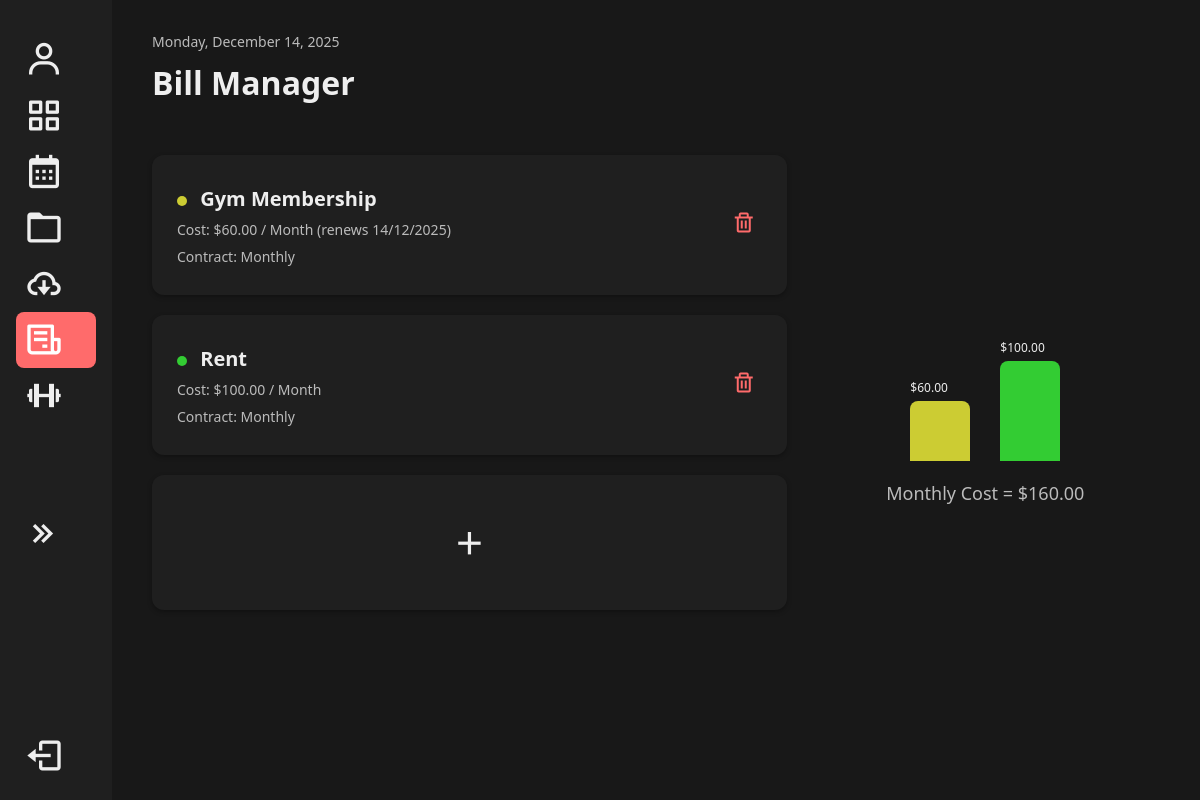
/BillManager/, run on an earlier commit of the app's database.
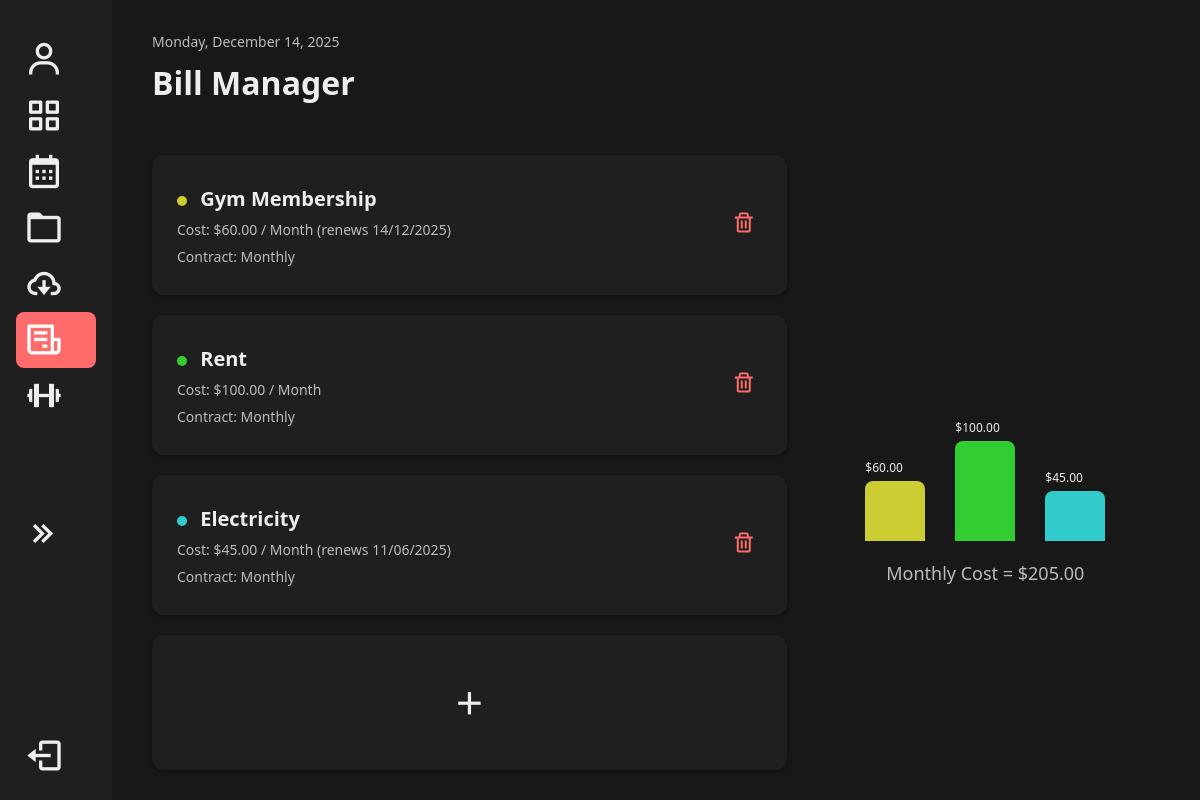
And on a later commit of the database.
### main/models.py (models this page shows, shortened)
class Bill(models.Model):
    name = models.CharField(max_length=100)
    cost = models.DecimalField(max_digits=10, decimal_places=2)
    renewal_date = models.DateField(null=True, blank=True)
    contract_type = models.CharField(max_length=50, default='NA')
    STATUS_CHOICES = [
        ('active', 'Active'),
        ('suspended', 'Suspended'),
        ('canceled', 'Canceled'),
    ]
    status = models.CharField(max_length=10, choices=STATUS_CHOICES)

### main/views.py (the view)
# urls.py: path('BillManager/', views.BillManager, name='BillManager'),
def BillManager(request):
    bills = Bill.objects.all()
    total_cost = sum(b.cost for b in bills)
    bills_with_colors = [
        {
            "obj": bill,
            "hue": (index + 1) * 60
        }
        for index, bill in enumerate(bills)
    ]
    return render(request, 'BillManager.html', {
        'bills': bills_with_colors,
        'total_cost': total_cost
    })

### main/templates/BillManager.html (shortened to what this page needs)
<!DOCTYPE html>
<html lang="en">
<head>
  {% load static %}
  <link rel="stylesheet" href="{% static 'index.css' %}?v=2">
  <link href='https://unpkg.com/boxicons@2.1.4/css/boxicons.min.css' rel='stylesheet'>
</head>
<body>
  <div class="container">
    <aside>
      <nav class="nav">
        <ul class="nav-links">
          <li>
            <a href="{% url 'UserProfile' %}" {% if request.resolver_match.url_name == 'TaskManager' %}{% endif %}>
              <i class='bx bx bx-user'></i><span><strong>{{ user.username }}</strong></span>
            </a>
          </li>
          <li>
            <a href="{% url 'TaskManager' %}" {% if request.resolver_match.url_name == 'TaskManager' %}class="active"{% endif %}>
              <i class='bx bx-grid-alt'></i><span>Task Manager</span>
            </a>
          </li>
          <li>
            <a href="{% url 'calender' %}" {% if request.resolver_match.url_name == 'calender' %}class="active"{% endif %}>
              <i class='bx bx-calendar'></i><span>Calendar</span>
            </a>
          </li>
          <li>
            <a href="{% url 'confirm_password' %}" {% if request.resolver_match.url_name == 'DocumentStorage' %}class="active"{% endif %}>
              <i class='bx bx-folder'></i><span>Document Manager</span>
            </a>
          </li>
          <li>
            <a href="{% url 'Subscription' %}" {% if request.resolver_match.url_name == 'Subscription' %}class="active"{% endif %}>
              <i class='bx bx-cloud-download'></i><span>Subscription Tracker</span>
            </a>
          </li>
          <li>
            <a href="{% url 'BillManager' %}" {% if request.resolver_match.url_name == 'BillManager' %}class="active"{% endif %}>
              <i class='bx bx-receipt'></i><span>Bill Manager</span>
            </a>
          </li>
          <li>
            <a href="{% url 'HealthManager' %}" {% if request.resolver_match.url_name == 'HealthManager' %}class="active"{% endif %}>
              <i class='bx bx-dumbbell'></i><span>Health Manager</span>
            </a>
          </li>
        </ul>
        <div class="collapse-btn">
          <a href="#" data-resize-btn>
            <i class='bx bx-chevrons-right'></i><span>Collapse</span>
          </a>
        </div>
        <div class="logout-btn">
          <a href="{% url 'login' %}">
            <i class='bx bx-log-out'></i><span>Logout</span>
          </a>
        </div>
      </nav>
    </aside>
    <main class="content">
      <header class="header">
        <div class="date">Monday, December 14, 2025</div>
        <h1>Bill Manager</h1>
      </header>
      <div class="subscription-layout">
        <section class="subscription-list">
          {% for bill in bills %}
          <div class="subscription-item">
            <div class="details">
              <h3>
                <span class="status-dot" style="background-color: hsl({{ bill.hue }}, 60%, 50%)"></span>
                {{ bill.obj.name }}
              </h3>
              <p>Cost: ${{ bill.obj.cost }} / Month
                {% if bill.obj.renewal_date %}(renews {{ bill.obj.renewal_date|date:"d/m/Y" }}){% endif %}
              </p>
              <p>Contract: {{ bill.obj.contract_type }}</p>
            </div>
            <button class="delete-btn" onclick="openConfirmModal({{ bill.obj.id }})">
              <i class='bx bx-trash'></i>
            </button>
          </div>
          {% endfor %}
          <div>
            <a href="{% url 'add_item' 'bill' %}" class="add-btn">
              <i class='bx bx-plus'></i>
            </a>
          </div>
        </section>
        <section class="chart-section">
          <div class="chart">
            {% for bill in bills %}
            <div class="bar"
                style="height: {{ bill.obj.cost|floatformat:0 }}px; background-color: hsl({{ bill.hue }}, 60%, 50%);">
              <span>${{ bill.obj.cost }}</span>
            </div>
            {% endfor %}
          </div>
          <div class="total-cost">Monthly Cost = ${{ total_cost }}</div>
        </section>
      </div>
    </main>
  </div>
</body>
</html>

### main/static/index.css (style rules this page uses)
:root { --primary-color: #FF6B6B; --secondary-color: #4ECDC4; --accent-color: #FFE66D; --background-dark: #181818; --background-light: #1f1f1f; --text-light: #eee; --text-muted: #bbb; --sb-width: 5rem; }
body { margin: 0; font-family: 'Segoe UI', Tahoma, Geneva, Verdana, sans-serif; background: var(--background-dark); color: var(--text-light); }
.container { display: flex; min-height: 100vh; margin-left: calc(var(--sb-width) + 1rem); padding: 0 1.5rem; animation: fadeInPage 1s ease forwards; opacity: 0; transition: margin-left 0.4s ease-in-out; }
aside { position: fixed; inset: 0 auto 0 0; height: 100vh; width: var(--sb-width); background: var(--background-light); transition: width 0.4s ease-in-out; padding: 1rem; overflow-x: hidden; overflow-y: auto; display: flex; flex-direction: column; justify-content: space-between; }
.nav { display: flex; margin-top: auto; flex-direction: column; justify-content: space-between; height: 100%; }
.nav ul { list-style: none; padding: 0; flex: 1; display: flex; flex-direction: column; }
.nav a { display: flex; align-items: center; gap: 1rem; text-decoration: none; font-size: 1.5rem; color: #eee; padding: 0.5rem; border-radius: 0.5rem; transition: background-color 0.3s, justify-content 0.3s; white-space: nowrap; }
.nav a:hover, .nav a.active { background: var(--primary-color); color: white; }
.nav a i { font-size: 2.5rem; }
.nav a[data-resize-btn] i { transition: transform 0.3s ease; }
.logout-btn { width: 100%; display: flex; padding: 2rem 0; }
main.content { flex: 1; padding: 2rem 2rem; display: flex; flex-direction: column; transition: margin-left 0.4s ease; }
.header { text-align: left; margin-bottom: 10px; }
.date { font-size: 14px; color: var(--text-muted); }
h1 { margin-top: 10px; font-size: 32px; }
.chart-section { display: flex; flex-direction: column; align-items: center; margin-bottom: auto; margin-top: auto; }
.chart { display: flex; gap: 30px; align-items: flex-end; height: 200px; margin-bottom: 15px; }
.bar { width: 60px; min-height: 50px; display: flex; justify-content: left; align-items: flex-end; position: relative; border-radius: 8px 8px 0 0; }
.bar span { position: absolute; bottom: calc(100% + 5px); font-size: 12px; margin-bottom: 0; }
.total-cost { font-size: 18px; color: var(--text-muted); margin-top: 5px; }
.subscription-list { display: flex; flex-direction: column; gap: 20px; width: 100%; margin: 0 auto; }
.subscription-layout { display: grid; grid-template-columns: 2fr 1fr; gap: 40px; align-items: flex-start; justify-content: start; margin-top: 20px; }
.subscription-item { background: var(--background-light); padding: 20px 25px; border-radius: 12px; display: flex; justify-content: inherit; align-items: center; min-height: 100px; box-shadow: 0 2px 5px rgba(0, 0, 0, 0.3); }
.details h3 { margin: 0; font-size: 20px; color: var(--text-light); }
.details p { margin: 8px 0 0; font-size: 14px; color: var(--text-muted); }
.logout-btn { margin-top: 150px; padding-top: 1rem; }
.logout-btn a { display: flex; align-items: left; gap: 1rem; text-decoration: none; font-size: 1.5rem; color: #eee; padding: 0.5rem; border-radius: 0.5rem; transition: background-color 0.3s; }
.logout-btn a i { font-size: 2.5rem; }
.status-dot { width: 10px; height: 10px; border-radius: 50%; display: inline-block; margin-right: 8px; }
.add-btn { display: flex; justify-content: center; align-items: center; height: 135px; background-color: var(--background-light); border-radius: 12px; box-shadow: 0 2px 5px rgba(0, 0, 0, 0.3); transition: background 0.3s ease, transform 0.2s ease; text-decoration: none; }
.add-btn i { font-size: 2.4rem; color: var(--text-light); }
.subscription-item { position: relative; display: flex; justify-content: space-between; align-items: center; background: var(--background-light); padding: 20px 25px; border-radius: 12px; min-height: 100px; box-shadow: 0 2px 5px rgba(0, 0, 0, 0.3); }
.delete-btn { background: transparent; border: none; color: #FF6B6B; font-size: 24px; cursor: pointer; transition: transform 0.2s ease; }

What changed in the data, as far as the page shows it:
added Bill: obj.name "Electricity", obj.cost "45.00", obj.renewal_date "11/06/2025", obj.contract_type "Monthly"
Also different on the page:
{{ total_cost }}: "160.00" → "205.00"
